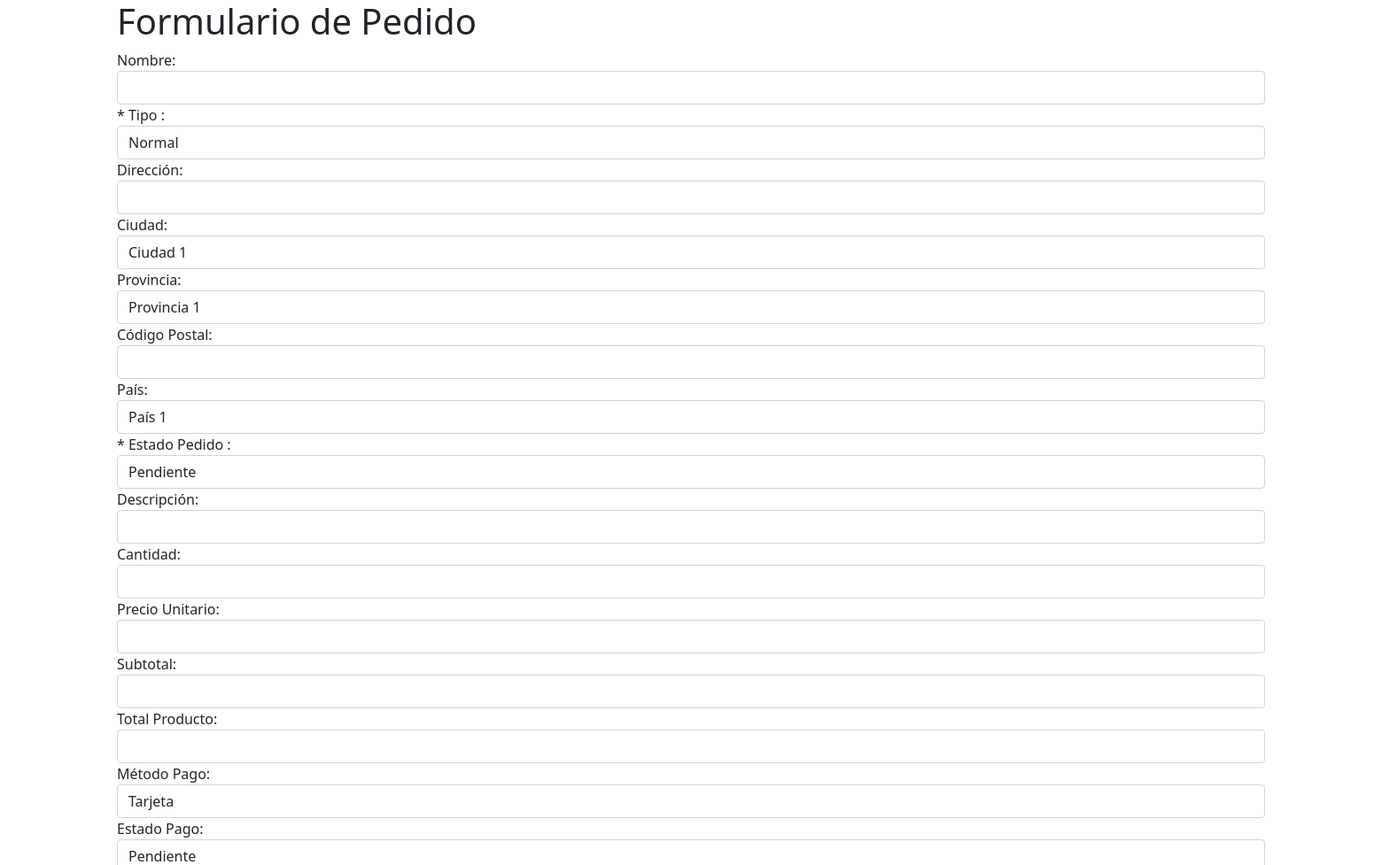
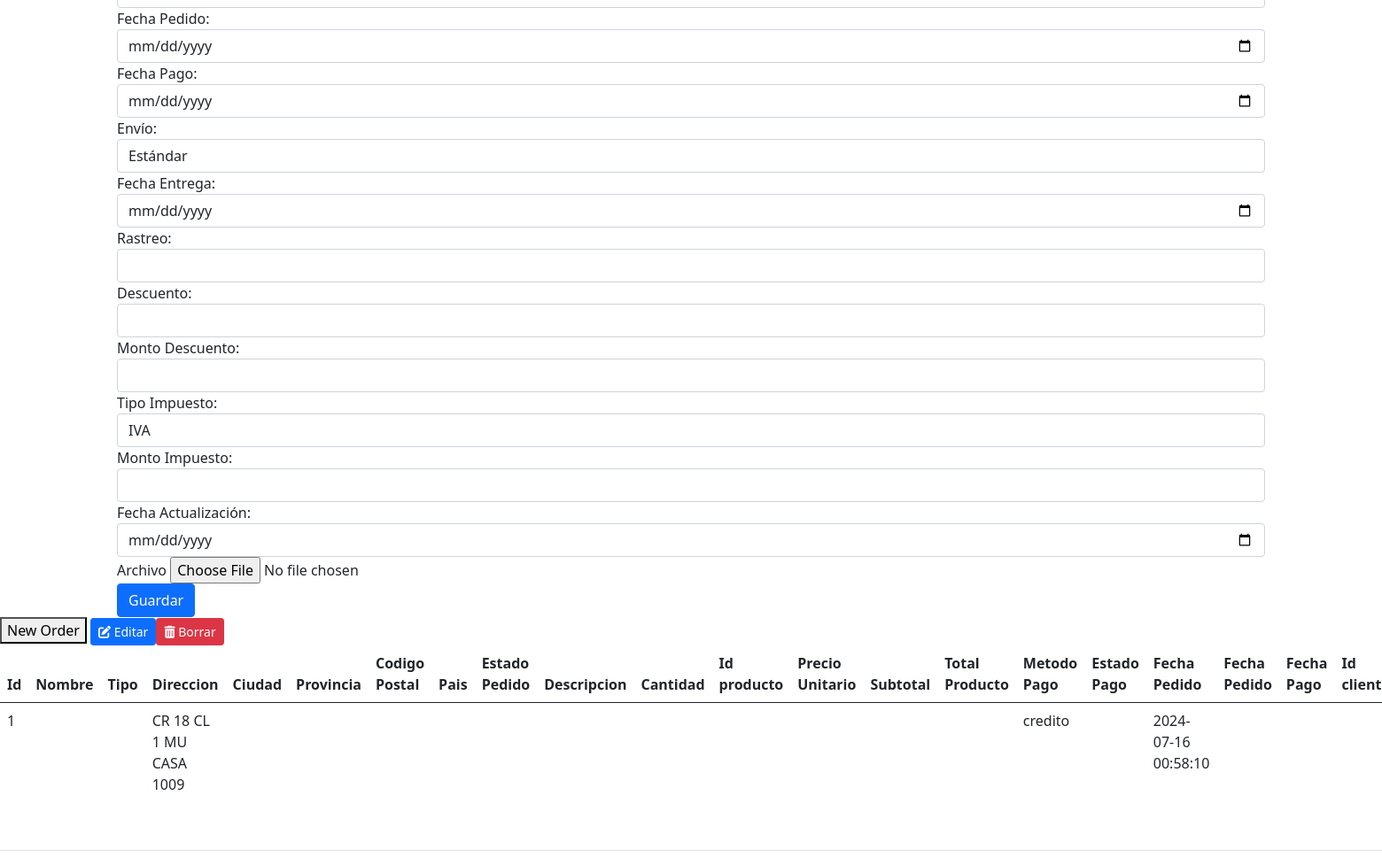
The app's page /Untitled-1.php with its own data (2 pictures, top to bottom).
### tables this page shows
CREATE TABLE `pedidos` (
  `id_pedido` int(11) NOT NULL,
  `nombre_pedido` varchar(150) NOT NULL,
  `precio` decimal(10,2) NOT NULL,
  `estado` enum('aprobado','cancelado','en stock','entregado') NOT NULL,
  `direccion` varchar(100) NOT NULL,
  `descripcion` varchar(150) NOT NULL,
  `numero_seguimiento` int(11) NOT NULL,
  `tiempo_entrega_horas` int(11) NOT NULL,
  `informacion_pedido` text NOT NULL,
  `id_usuario` int(11) DEFAULT NULL,
  `metodo_pago` varchar(50) NOT NULL,
  `archivo` varchar(255) DEFAULT NULL,
  `fecha_pedido` varchar(255) DEFAULT NULL,
  `fecha_entrega` date NOT NULL DEFAULT current_timestamp()
);

### Untitled-1.php (the view, shortened to what this page needs)
    <!DOCTYPE html>
<html lang="en">
<head>
    <link href="https://cdn.jsdelivr.net/npm/bootstrap@5.0.2/dist/css/bootstrap.min.css" rel="stylesheet"
>
     <link rel="stylesheet" href="https://cdnjs.cloudflare.com/ajax/libs/font-awesome/6.0.0/css/all.min.css">
    <link rel="stylesheet" href="https://cdnjs.cloudflare.com/ajax/libs/font-awesome/6.0.0/css/all.min.css">
</head>
<body>
<div class="container">
    <h1>Formulario de Pedido</h1>
    <form action="" method="POST" enctype="multipart/form-data">
        <div class="form-group">
            <label for="nombre">Nombre:</label>
            <input type="text" id="nombre_pedido" name="nombre_pedido" class="form-control">
        </div>
        <div class="form-group">
            <label for="tipo_pedido">* Tipo :</label>
            <select name="tipo_pedido" id="tipo_pedido" class="form-control" required>
                <option value="normal">Normal</option>
            </select>
        </div>
        <div class="form-group">
            <label for="direccion">Dirección:</label>
            <input type="text" id="direccion" name="direccion" class="form-control">
        </div>
        <div class="form-group">
            <label for="ciudad">Ciudad:</label>
            <select name="ciudad" id="ciudad" class="form-control">
                <option value="ciudad1">Ciudad 1</option>
            </select>
        </div>
        <div class="form-group">
            <label for="provincia">Provincia:</label>
            <select name="estado_provincia" id="estado_provincia" class="form-control">
                <option value="provincia1">Provincia 1</option>
            </select>
        </div>
        <div class="form-group">
            <label for="codigo_postal">Código Postal:</label>
            <input type="text" id="codigo_postal" name="codigo_postal" class="form-control">
        </div>
        <div class="form-group">
            <label for="pais">País:</label>
            <select name="pais" id="pais" class="form-control">
                <option value="pais1">País 1</option>
            </select>
        </div>
        <div class="form-group">
            <label for="estado_pedido">* Estado Pedido :</label>
            <select name="estado_pedido" id="estado_pedido" class="form-control" required>
                <option value="pendiente">Pendiente</option>
            </select>
        </div>
        <div class="form-group">
            <label for="descripcion_producto">Descripción:</label>
            <input type="text" id="descripcion_producto" name="descripcion_producto" class="form-control">
        </div>
        <div class="form-group">
            <label for="cantidad">Cantidad:</label>
            <input type="number" id="cantidad" name="cantidad" class="form-control">
        </div>
        <div class="form-group">
            <label for="precio_unitario">Precio Unitario:</label>
            <input type="number" step="0.01" id="precio_unitario" name="precio_unitario" class="form-control">
        </div>
        <div class="form-group">
            <label for="subtotal">Subtotal:</label>
            <input type="number" step="0.01" id="subtotal" name="subtotal" class="form-control">
        </div>
        <div class="form-group">
            <label for="total_producto">Total Producto:</label>
            <input type="number" step="0.01" id="total_producto" name="total_producto" class="form-control">
        </div>
        <div class="form-group">
            <label for="metodo_pago">Método Pago:</label>
            <select name="metodo_pago" id="metodo_pago" class="form-control">
                <option value="tarjeta">Tarjeta</option>
            </select>
        </div>
        <div class="form-group">
            <label for="estado_pago">Estado Pago:</label>
            <select name="estado_pago" id="estado_pago" class="form-control">
                <option value="pendiente">Pendiente</option>
            </select>
        </div>
        <div class="form-group">
            <label for="fecha_pedido">Fecha Pedido:</label>
            <input type="date" id="fecha_pedido" name="fecha_pedido" class="form-control">
        </div>
        <div class="form-group">
            <label for="fecha_pago">Fecha Pago:</label>
            <input type="date" id="fecha_pago" name="fecha_pago" class="form-control">
        </div>
        <div class="form-group">
            <label for="envio">Envío:</label>
            <select name="envio" id="envio" class="form-control">
                <option value="estandar">Estándar</option>
            </select>
        </div>
        <div class="form-group">
            <label for="fecha_entrega">Fecha Entrega:</label>
            <input type="date" id="fecha_entrega" name="fecha_entrega" class="form-control">
        </div>
        <div class="form-group">
            <label for="rastreo">Rastreo:</label>
            <input type="text" id="rastreo" name="rastreo" class="form-control">
        </div>
        <div class="form-group">
            <label for="descuento">Descuento:</label>
            <input type="text" id="descuento" name="descuento" class="form-control">
        </div>
        <div class="form-group">
            <label for="monto_descuento">Monto Descuento:</label>
            <input type="number" step="0.01" id="monto_descuento" name="monto_descuento" class="form-control">
        </div>
        <div class="form-group">
            <label for="tipo_impuesto">Tipo Impuesto:</label>
            <select name="tipo_impuesto" id="tipo_impuesto" class="form-control">
                <option value="iva">IVA</option>
            </select>
        </div>
        <div class="form-group">
            <label for="monto_impuesto">Monto Impuesto:</label>
            <input type="number" step="0.01" id="monto_impuesto" name="monto_impuesto" class="form-control">
        </div>
        <div class="form-group">
            <label for="fecha_actualizacion">Fecha Actualización:</label>
            <input type="date" id="fecha_actualizacion" name="fecha_actualizacion" class="form-control">
        </div>
        <div class="form-group">
                    <label for="archivo">Archivo</label>
                    <input type="file" id="archivo" name="archivo" class="form-control-file" required>
                </div>
                <button type="submit" name="boton" class="btn btn-primary">Guardar</button>
    </form>
</div>
</body>
</html>
<?php
$mysqli = new mysqli('localhost', 'root', '', 'sofware_erp');
$consulta = "SELECT * FROM  pedidos ORDER BY   id_pedido";
$resultado = $mysqli->query($consulta);
if ($resultado) {
    ?>
<!DOCTYPE html>
<html lang="en">
<head>
    <link href="https://cdn.jsdelivr.net/npm/bootstrap@5.0.2/dist/css/bootstrap.min.css" rel="stylesheet"
>
     <link rel="stylesheet" href="https://cdnjs.cloudflare.com/ajax/libs/font-awesome/6.0.0/css/all.min.css">
    <link rel="stylesheet" href="https://cdnjs.cloudflare.com/ajax/libs/font-awesome/6.0.0/css/all.min.css">
</head>
<body>
<button name="boton-create" type="button" onclick="location.href='insert.php?da=2'">
       New Order
    </button>
    <table class="table">
        <thead class="thead-light">
            <tr>
                <th scope="col">Id</th>
                <th scope="col">Nombre</th>
                <th scope="col">Tipo</th>
                <th scope="col">Direccion</th>
                <th scope="col">Ciudad</th>
                <th scope="col">Provincia</th>
                <th scope="col">Codigo Postal</th>
                <th scope="col">Pais</th>
                <th scope="col">Estado Pedido</th>
                <th scope="col">Descripcion</th>
                <th scope="col">Cantidad</th>
                <th scope="col">Id producto</th>
                <th scope="col">Precio Unitario</th>
                <th scope="col">Subtotal</th>
                <th scope="col">Total Producto</th>
                <th scope="col">Metodo Pago</th>
                <th scope="col">Estado Pago</th>
                <th scope="col">Fecha Pedido</th>
                <th scope="col">Fecha Pedido</th>
                <th scope="col">Fecha Pago</th>
                <th scope="col">Id cliente</th>
        </tr>
        </thead>
        <tbody>
            <?php
            while ($pedido = $resultado->fetch_assoc()) {
                ?>
                <tr>
                    <td><?php echo $pedido['id_pedido']; ?></td>
                    <td><?php echo $pedido['nombre_pedido	']; ?></td>
                    <td><?php echo $pedido['Tipo_pedido']; ?></td>
                    <td><?php echo $pedido['direccion']; ?></td>
                    <td><?php echo $pedido['ciudad']; ?></td>
                    <td><?php echo $pedido['estado_provincia']; ?></td>
                    <td><?php echo $pedido['codigo_postal']; ?></td>
                    <td><?php echo $pedido['pais']; ?></td>
                    <td><?php echo $pedido['estado_pedido']; ?></td>
                    <td><?php echo $pedido['descripcion_producto']; ?></td>
                    <td><?php echo $pedido['cantidad']; ?></td>
                    <td><?php echo $pedido['id_producto']; ?></td>
                    <td><?php echo $pedido['precio_unitario']; ?></td>
                    <td><?php echo $pedido['subtotal']; ?></td>
                    <td><?php echo $pedido['total_producto']; ?></td>
                    <td><?php echo $pedido['metodo_pago']; ?></td>
                    <td><?php echo $pedido['estado_pago']; ?></td>
                    <td><?php echo $pedido['fecha_pedido']; ?></td>
                    <td><?php echo $pedido['fecha_pago']; ?></td>
                    <td><?php echo $pedido['id_cliente']; ?></td>
                    <td><?php echo $pedido['id_envio']; ?></td>
<a href="main.php?da=3&lla=<?php echo $pedido['id_pedido']; ?>" class="btn btn-primary btn-sm"><i class="fas fa-edit"></i> Editar</a>
<a href="#" onclick="borrar(<?php echo $pedido['id_pedido']; ?>)" class="btn btn-danger btn-sm"><i class="fas fa-trash-alt"></i> Borrar</a>
                </tr>
                <?php
            }
            ?>
        </tbody>
    </table>
    </body>
    </html>
    <?php
} else {
    die('Error en la consulta: ' . $mysqli->error);
}
?>
</body>
</html>

### records on screen
pedidos: id_pedido "1", direccion "CR 18 CL 1 MU CASA 1009", metodo_pago "credito", fecha_pedido "2024-07-16 00:58:10"
